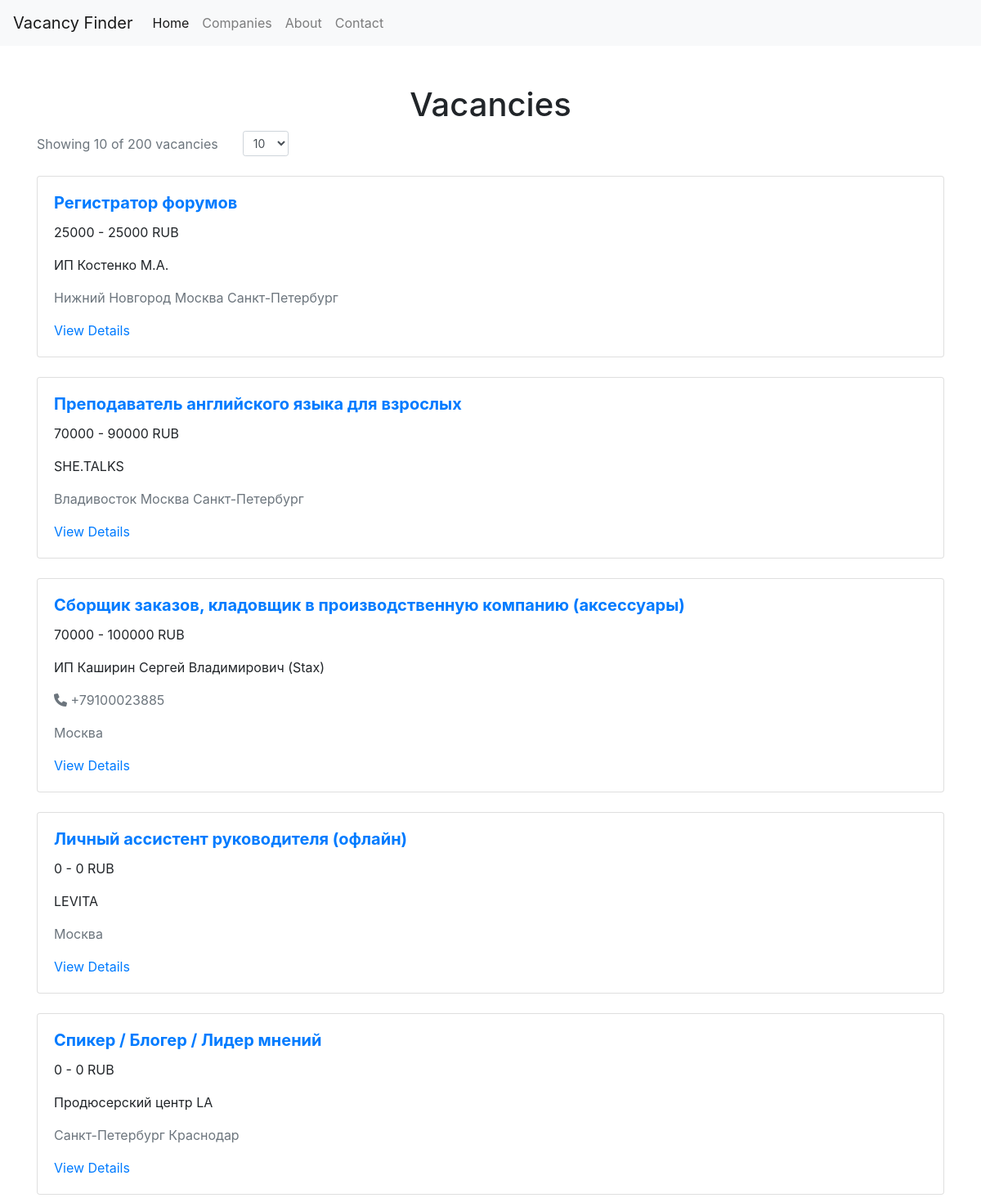
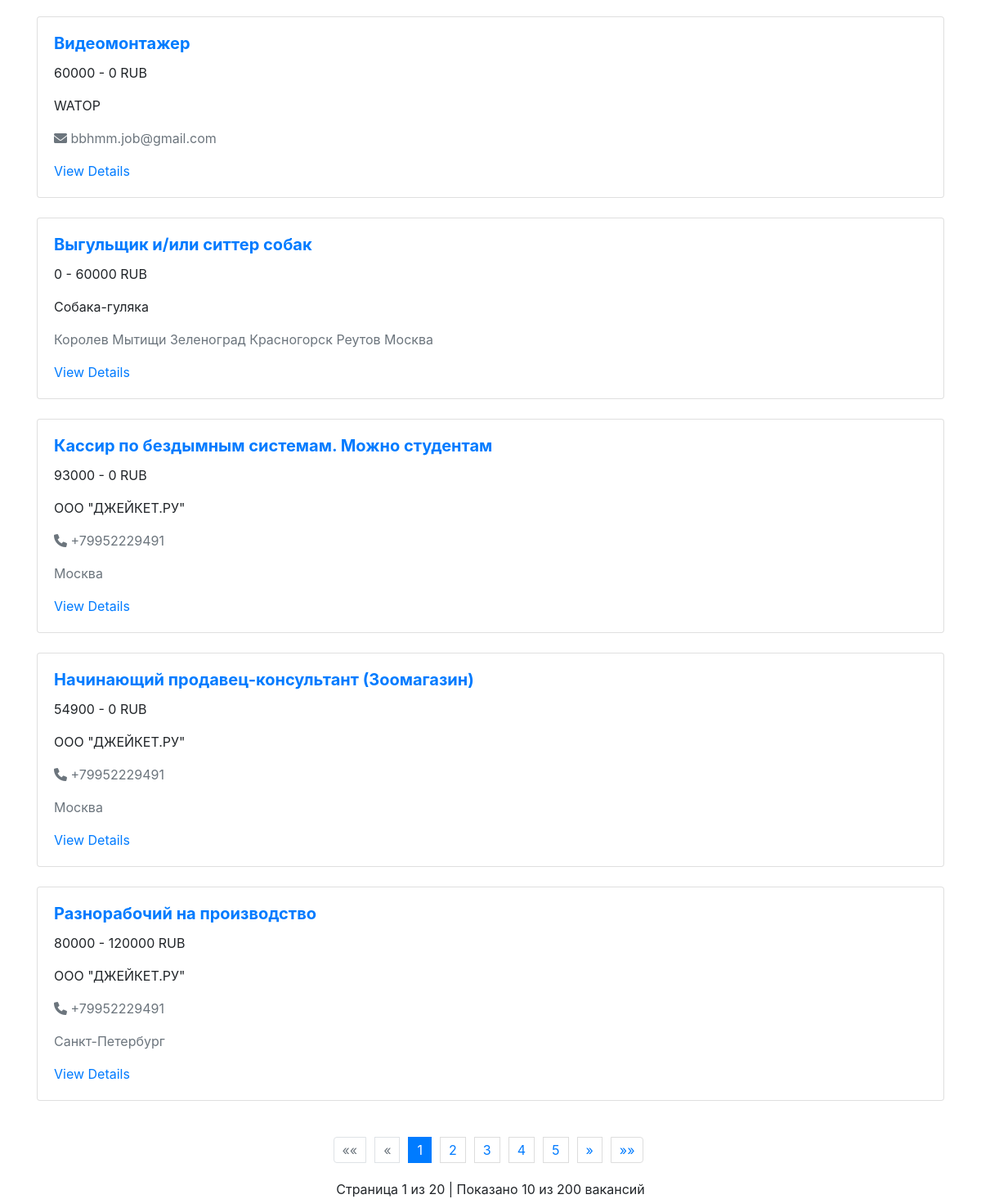
The page / on the database its author committed (2 pictures, top to bottom).
### finder_parser/models/vacancy.py (models this page shows, shortened)
class Vacancy(Base):
    __tablename__ = 'vacancies'
    id = Column(Integer, primary_key=True)
    vacancy_id = Column(Integer, unique=True, nullable=False)
    title = Column(String, nullable=False)
    description = Column(Text, nullable=False)
    salary_from = Column(Integer, nullable=True)
    salary_to = Column(Integer, nullable=True)
    currency_symbol = Column(String, nullable=True)
    contacts = Column(String, nullable=True)  # Хранение контактов в формате JSON
    @property
    def contacts_dict(self):
        contacts = json.loads(self.contacts) if self.contacts else []
        phone = next((item['value'] for item in contacts if item['type'] == 'phone'), None)
        email = next((item['value'] for item in contacts if item['type'] == 'email'), None)
        return {'phone': phone, 'email': email}
    company_info = Column(String, nullable=True)  # Хранение информации о компании в формате JSON
    @property
    def company_info_dict(self):
        return json.loads(self.company_info) if self.company_info else {}
    locations = Column(String, nullable=True)  # Хранение местоположений в формате JSON
    @property
    def locations_list(self):
        return json.loads(self.locations) if self.locations else []

### flask_app/app.py (the view)
@app.route('/')
def home():
    page = request.args.get('page', 1, type=int)
    per_page = request.args.get('per_page', 10, type=int)  # Значение по умолчанию 10
    offset = (page - 1) * per_page
    vacancies = session.query(Vacancy).offset(offset).limit(per_page).all()
    total_vacancies = session.query(Vacancy).count()
    total_pages = (total_vacancies + per_page - 1) // per_page  # Округление вверх
    return render_template(
        'index.html',  # или ваш шаблон для вакансий
        vacancies=vacancies,
        page=page,
        per_page=per_page,
        total_pages=total_pages,
        total_vacancies=total_vacancies
    )

### flask_app/templates/index.html (shortened to what this page needs)
{% extends "base.html" %}
{% block content %}
<h1 class="text-center">Vacancies</h1>
<form action="{{ url_for('home') }}" method="get" class="mb-4">
    <div class="form-group row align-items-center">
        <div class="col-auto">
            <span class="text-muted">Showing {{ vacancies|length }} of {{ total_vacancies }} vacancies</span>
        </div>
        <div class="col-auto">
            <select name="per_page" id="per_page" class="form-control form-control-sm" onchange="this.form.submit()">
                <option value="10" {% if per_page==10 %}selected{% endif %}>10</option>
            </select>
        </div>
    </div>
</form>
<div class="row">
    {% for vacancy in vacancies %}
    <div class="col-12 mb-4">
        <div class="card">
            <div class="card-body">
                <h5 class="card-title"><a href="https://finder.work/vacancies/{{vacancy.vacancy_id}}"
                        class="text-primary font-weight-bold">{{ vacancy.title }}</a></h5>
                <p class="card-text font-weight">{{ vacancy.salary_from }} - {{ vacancy.salary_to }} {{
                    vacancy.currency_symbol }}</p>
                <p class="card-text font-weight">{{ vacancy.company_info_dict['title'] }}</p>
                <ul class="list-unstyled mt-3">
                    {% if vacancy.contacts_dict.phone %}
                    <li class="mb-2 text-muted">
                        <i class="fas fa-phone"></i> {{ vacancy.contacts_dict.phone }}
                    </li>
                    {% endif %}
                    {% if vacancy.contacts_dict.email %}
                    <li class="mb-2 text-muted">
                        <i class="fas fa-envelope"></i> {{ vacancy.contacts_dict.email }}
                    </li>
                    {% endif %}
                </ul>
                <p class="card-text text-muted">
                    {% for location in vacancy.locations_list %}
                    {{ location.name }}
                    {% endfor %}
                </p>
                <a href="{{ url_for('vacancy', vacancy_id=vacancy.vacancy_id) }}" class="text-primary">View Details</a>
            </div>
        </div>
    </div>
    {% endfor %}
</div>
<nav aria-label="Page navigation">
    <ul class="pagination justify-content-center">
        <li class="page-item {% if page == 1 %}disabled{% endif %}">
            <a class="page-link" href="{{ url_for('companies', page=1, per_page=per_page) }}" aria-label="First">
                <span aria-hidden="true">&laquo;&laquo;</span>
            </a>
        </li>
        <li class="page-item {% if page == 1 %}disabled{% endif %}">
            <a class="page-link" href="{{ url_for('companies', page=page-1, per_page=per_page) }}"
                aria-label="Previous">
                <span aria-hidden="true">&laquo;</span>
            </a>
        </li>
        {% set start_page = [1, page-2]|max %}
        {% set end_page = [total_pages, start_page+4]|min %}
        {% if end_page - start_page < 4 %} {% set start_page=[1, end_page-4]|max %} {% endif %} {% for p in
            range(start_page, end_page+1) %} <li class="page-item {% if p == page %}active{% endif %}">
            <a class="page-link" href="{{ url_for('home', page=p, per_page=per_page) }}">{{ p }}</a>
            </li>
            {% endfor %}
            <li class="page-item {% if page == total_pages %}disabled{% endif %}">
                <a class="page-link" href="{{ url_for('home', page=page+1, per_page=per_page) }}"
                    aria-label="Next">
                    <span aria-hidden="true">&raquo;</span>
                </a>
            </li>
            <li class="page-item {% if page == total_pages %}disabled{% endif %}">
                <a class="page-link" href="{{ url_for('home', page=total_pages, per_page=per_page) }}"
                    aria-label="Last">
                    <span aria-hidden="true">&raquo;&raquo;</span>
                </a>
            </li>
    </ul>
</nav>
<div class="text-center mt-2">
    Страница {{ page }} из {{ total_pages }} | Показано {{ vacancies|length }} из {{ total_vacancies }} вакансий
</div>
{% endblock %}

### flask_app/templates/base.html (shortened to what this page needs)
<!DOCTYPE html>
<html lang="en">
<head>
    <link href="https://maxcdn.bootstrapcdn.com/bootstrap/4.5.2/css/bootstrap.min.css" rel="stylesheet">
    <link rel="stylesheet" href="https://cdnjs.cloudflare.com/ajax/libs/font-awesome/6.0.0-beta3/css/all.min.css">
    <link rel="stylesheet" href="{{ url_for('static', filename='css/styles.css') }}">
</head>
<body>
    <nav class="navbar navbar-expand-lg navbar-light bg-light">
        <a class="navbar-brand" href="#">Vacancy Finder</a>
        <div class="collapse navbar-collapse" id="navbarNav">
<ul class="navbar-nav">
    <li class="nav-item active">
        <a class="nav-link" href="/">Home <span class="sr-only">(current)</span></a>
    </li>
    <li class="nav-item">
        <a class="nav-link" href="/companies">Companies</a>
    </li>
    <li class="nav-item">
        <a class="nav-link" href="/about">About</a>
    </li>
    <li class="nav-item">
        <a class="nav-link" href="/contact">Contact</a>
    </li>
</ul>
        </div>
    </nav>
    <div class="container mt-5">
        {% block content %}{% endblock %}
    </div>
</body>
</html>

### flask_app/static/css/styles.css (style rules this page uses)
.pagination { margin: 20px 0; text-align: center; }
.pagination a, .pagination strong { display: inline-block; padding: 5px 10px; margin: 0 5px; border: 1px solid #ddd; text-decoration: none; }
.card-body { flex: 1; overflow-y: auto; }

### rows shown on the page
Vacancy: title "Регистратор форумов", salary_from "25000", salary_to "25000", currency_symbol "RUB", company_info_dict "ИП Костенко М.А.", name "Нижний Новгород" "Москва" "Санкт-Петербург"
Vacancy: title "Преподаватель английского языка для взрослых", salary_from "70000", salary_to "90000", currency_symbol "RUB", company_info_dict "SHE.TALKS", name "Владивосток" "Москва" "Санкт-Петербург"
Vacancy: title "Сборщик заказов, кладовщик в производственную компанию (аксессуары)", salary_from "70000", salary_to "100000", currency_symbol "RUB", company_info_dict "ИП Каширин Сергей Владимирович (Stax)", contacts_dict.phone "+79100023885", name "Москва"
Vacancy: title "Личный ассистент руководителя (офлайн)", salary_from "0", salary_to "0", currency_symbol "RUB", company_info_dict "LEVITA", name "Москва"
Vacancy: title "Спикер / Блогер / Лидер мнений", salary_from "0", salary_to "0", currency_symbol "RUB", company_info_dict "Продюсерский центр LA", name "Санкт-Петербург" "Краснодар"
Vacancy: title "Видеомонтажер", salary_from "60000", salary_to "0", currency_symbol "RUB", company_info_dict "WATOP", contacts_dict.email "bbhmm.job@gmail.com"
Vacancy: title "Выгульщик и/или ситтер собак", salary_from "0", salary_to "60000", currency_symbol "RUB", company_info_dict "Собака-гуляка", name "Королев" "Мытищи" "Зеленоград" "Красногорск" "Реутов" "Москва"
Vacancy: title "Кассир по бездымным системам. Можно студентам", salary_from "93000", salary_to "0", currency_symbol "RUB", company_info_dict "ООО \"ДЖЕЙКЕТ.РУ\"", contacts_dict.phone "+79952229491", name "Москва"
Vacancy: title "Начинающий продавец-консультант (Зоомагазин)", salary_from "54900", salary_to "0", currency_symbol "RUB", company_info_dict "ООО \"ДЖЕЙКЕТ.РУ\"", contacts_dict.phone "+79952229491", name "Москва"
Vacancy: title "Разнорабочий на производство", salary_from "80000", salary_to "120000", currency_symbol "RUB", company_info_dict "ООО \"ДЖЕЙКЕТ.РУ\"", contacts_dict.phone "+79952229491", name "Санкт-Петербург"

### other values the page prints
{{ vacancies|length }} "10"
{{ total_vacancies }} "200"
{{ p }} "1" "2" "3" "4" "5"
{{ page }} "1"
{{ total_pages }} "20"
